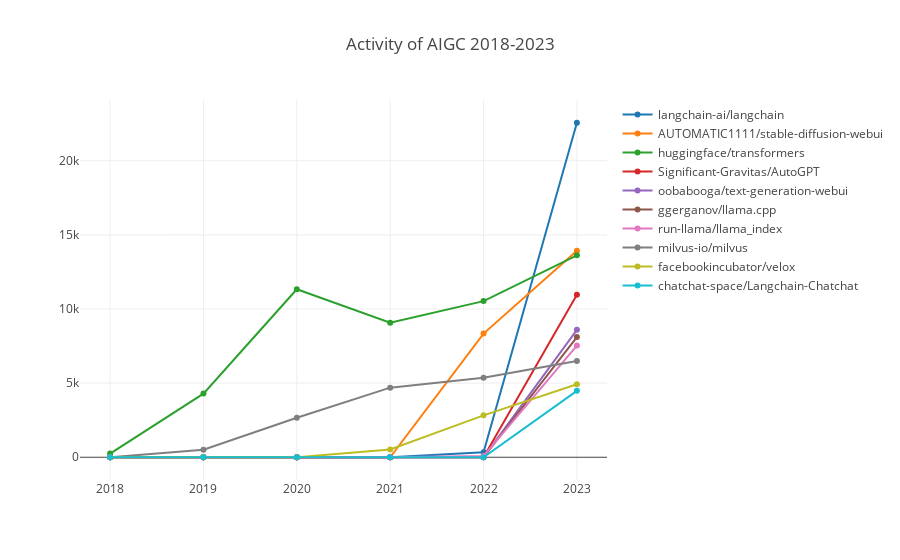

The cell this chart's notebook holds for it:
### Markdown cell above
## 生成式AI领域 活跃度 Top 10 项目近6年增长趋势

### Code cell
openDigger.index.activity.getRepoActivity({
    startYear, endYear: year, startMonth: 1, endMonth: 12,
    groupTimeRange: 'year', order: 'DESC', labelIntersect: [':technology/ai/generative_ai'], limit: 10
}).then(data => {
    openDigger.render.plotly(data.map(row => {
        return {
            x: years,
            y: row.activity,
            name: row.name
        };
    }), {title: `Activity of AIGC 2018-2023`, xaxis: { type: 'category' }});
});

### Figure 1 — Plotly figure (JSON) as saved in the notebook; plotly's stock layout.template omitted (floating-point values rounded to 4 significant figures)
{"data": [{"name": "langchain-ai/langchain", "x": [2018, 2019, 2020, 2021, 2022, 2023], "y": [0, 0, 0, 0, 335.3, 22560.0]}, {"name": "AUTOMATIC1111/stable-diffusion-webui", "x": [2018, 2019, 2020, 2021, 2022, 2023], "y": [0, 0, 0, 0, 8342.0, 13930.0]}, {"name": "huggingface/transformers", "x": [2018, 2019, 2020, 2021, 2022, 2023], "y": [245.0, 4292.0, 11330.0, 9071.0, 10530.0, 13620.0]}, {"name": "Significant-Gravitas/AutoGPT", "x": [2018, 2019, 2020, 2021, 2022, 2023], "y": [0, 0, 0, 0, 0, 10960.0]}, {"name": "oobabooga/text-generation-webui", "x": [2018, 2019, 2020, 2021, 2022, 2023], "y": [0, 0, 0, 0, 1.49, 8597.0]}, {"name": "ggerganov/llama.cpp", "x": [2018, 2019, 2020, 2021, 2022, 2023], "y": [0, 0, 0, 0, 0, 8109.0]}, {"name": "run-llama/llama_index", "x": [2018, 2019, 2020, 2021, 2022, 2023], "y": [0, 0, 0, 0, 77.16, 7532.0]}, {"name": "milvus-io/milvus", "x": [2018, 2019, 2020, 2021, 2022, 2023], "y": [0, 507.3, 2665.0, 4694, 5362.0, 6488.0]}, {"name": "facebookincubator/velox", "x": [2018, 2019, 2020, 2021, 2022, 2023], "y": [0, 0, 0, 524.8, 2826.0, 4923.0]}, {"name": "chatchat-space/Langchain-Chatchat", "x": [2018, 2019, 2020, 2021, 2022, 2023], "y": [0, 0, 0, 0, 0, 4478.0]}], "layout": {"autosize": true, "title": {"text": "Activity of AIGC 2018-2023"}, "xaxis": {"autorange": true, "range": [-0.3032, 5.303], "type": "category"}, "yaxis": {"autorange": true, "range": [-1862.0, 24430.0], "type": "linear"}}}
